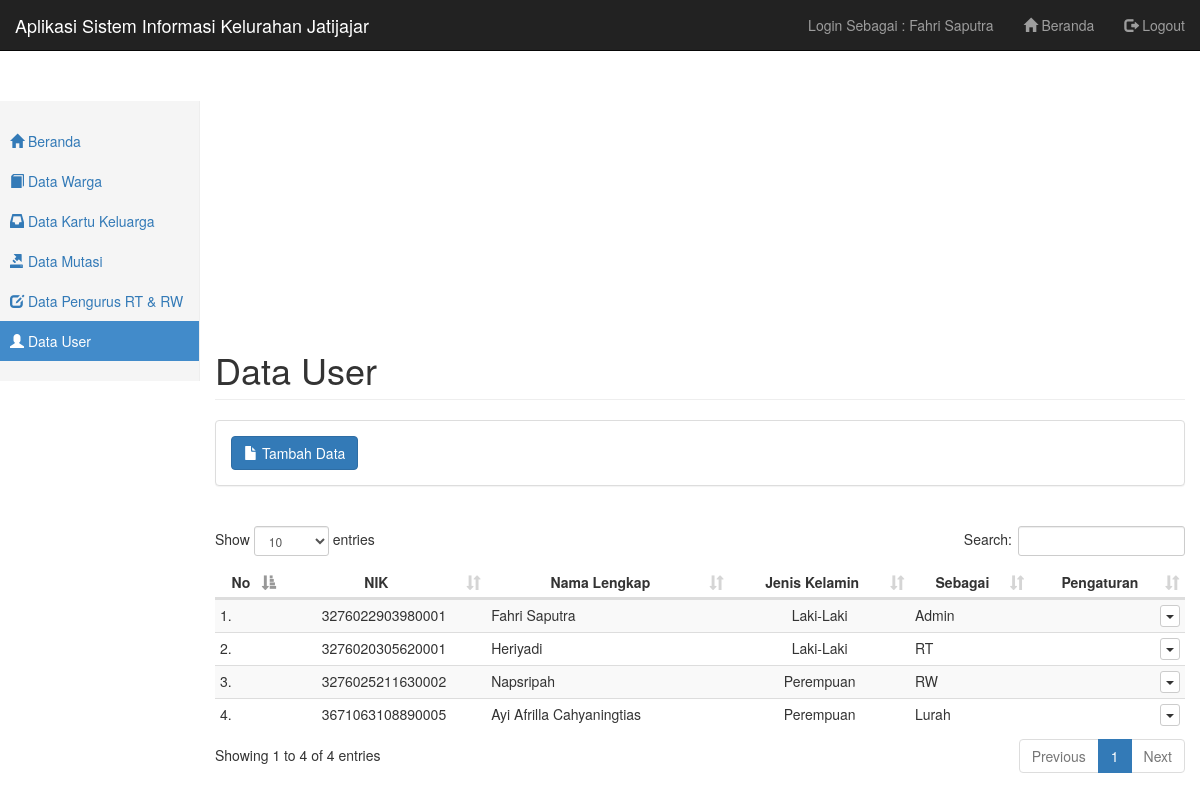
The app's page /pages/user/index.php (signed in) with its own data.
### tables this page shows
CREATE TABLE IF NOT EXISTS `warga` (
`id_warga` int(11) NOT NULL,
  `nik_warga` varchar(16) NOT NULL,
  `nama_warga` varchar(45) NOT NULL,
  `tempat_lahir_warga` varchar(30) NOT NULL,
  `tanggal_lahir_warga` date NOT NULL,
  `jenis_kelamin_warga` enum('L','P') NOT NULL,
  `alamat_ktp_warga` text NOT NULL,
  `alamat_warga` text NOT NULL,
  `desa_kelurahan_warga` varchar(30) NOT NULL,
  `kecamatan_warga` varchar(30) NOT NULL,
  `kabupaten_kota_warga` varchar(30) NOT NULL,
  `provinsi_warga` varchar(30) NOT NULL,
  `negara_warga` varchar(30) NOT NULL,
  `rt_warga` varchar(3) NOT NULL,
  `rw_warga` varchar(3) NOT NULL,
  `agama_warga` enum('Islam','Kristen','Katholik','Hindu','Budha','Konghucu') NOT NULL,
  `pendidikan_terakhir_warga` varchar(20) NOT NULL,
  `pekerjaan_warga` varchar(20) NOT NULL,
  `status_perkawinan_warga` enum('Kawin','Tidak Kawin') NOT NULL,
  `status_warga` enum('Tetap','Kontrak') NOT NULL,
  `level_warga` varchar(15) NOT NULL,
  `username_warga` varchar(20) NOT NULL,
  `password_warga` varchar(255) NOT NULL,
  `id_user` int(11) NOT NULL,
  `created_at` timestamp NOT NULL DEFAULT CURRENT_TIMESTAMP ON UPDATE CURRENT_TIMESTAMP,
  `updated_at` timestamp NOT NULL DEFAULT '0000-00-00 00:00:00',
  `tampil` varchar(2) NOT NULL
);

### pages/user/data-index.php (called while the page is built)
<?php
include('../../config/koneksi.php');
$query = "SELECT * FROM warga WHERE level_warga='RT' OR level_warga='RW' OR level_warga='Lurah' OR level_warga='Admin'";
$hasil = mysqli_query($db, $query);
$data_warga = array();
while ($row = mysqli_fetch_assoc($hasil)) {
  $data_warga[] = $row;
}

### pages/user/index.php (the view, shortened to what this page needs)
<?php include('../_partials/top.php') ?>
<h1 class="page-header">Data User</h1>
<?php include('_partials/menu.php') ?>
<?php include('data-index.php') ?>
<?php include('../dasbor/data-index.php') ?>
<table class="table table-striped table-condensed table-hover" id="datatable">
  <thead>
    <tr>
      <th><center>No</center></th>
      <th><center>NIK</center></th>
      <th><center>Nama Lengkap</center></th>
      <th><center>Jenis Kelamin</center></th>
      <th><center>Sebagai</center></th>
      <th><center>Pengaturan</center></th>
    </tr>
  </thead>
  <tbody>
    <?php $nomor = 1; ?>
    <?php foreach ($data_warga as $warga) : ?>
    <tr>
      <td><?php echo $nomor++ ?>.</td>
      <td><center><?php echo $warga['nik_warga'] ?></center></td>
      <td><?php echo $warga['nama_warga'] ?></td>
      <td><center><?php echo $warga['jenis_kelamin_warga'] == 'L' ? 'Laki-Laki' : 'Perempuan';?></center></td>
      <td><?php echo $warga['level_warga'] ?></td>
      <td>
        <div class="btn-group pull-right">
          <button type="button" class="btn btn-default btn-xs dropdown-toggle" data-toggle="dropdown" aria-expanded="true">
          <span class="caret"></span>
          </button>
        </div>
      </td>
    </tr>
    <?php endforeach ?>
  </tbody>
</table>
<?php include('../_partials/bottom.php') ?>

### pages/_partials/top.php (shortened to what this page needs)
<!DOCTYPE html>
<html lang="en">
  <head>
    <link href="../../assets/css/bootstrap.min.css" rel="stylesheet">
    <link href="../../assets/css/dataTables.bootstrap.min.css" rel="stylesheet">
    <link href="../../assets/css/dashboard.css" rel="stylesheet">
    <link href="../../assets/css/daterangepicker.css" rel="stylesheet">
    <link href="../../assets/lib/lightbox/css/lightbox.min.css" rel="stylesheet">
    <link rel="stylesheet" href="../../assets/css/bootstrap-select.min.css">
    <link rel="stylesheet" href="../../aset/fa/css/font-awesome.css">
    <link rel="stylesheet" href="../../aset/plugins/select2/select2.min.css">
    <link rel="stylesheet" href="../../aset/assets/picker.css">
    <link rel="stylesheet" href="../../assets/vendor/bootstrap/css/bootstrap.min.css">
    <link href="../../assets/vendor/fonts/circular-std/style.css" rel="stylesheet">
    <link rel="stylesheet" href="../../assets/libs/css/style.css">
    <link rel="stylesheet" href="../../assets/vendor/fonts/fontawesome/css/fontawesome-all.css">
    <link rel="stylesheet" href="../../assets/vendor/datepicker/tempusdominus-bootstrap-4.css" />
  </head>
  <body>
    <?php include('../_partials/navbar.php') ?>
    <div class="container-fluid">
      <div class="row">
        <div class="col-sm-3 col-md-2 sidebar">
          <?php include('../_partials/sidebar.php') ?>
        </div>
        <div class="col-sm-9 col-sm-offset-3 col-md-10 col-md-offset-2 main">

### pages/_partials/navbar.php (shortened to what this page needs)
<nav class="navbar navbar-inverse navbar-fixed-top">
  <div class="container-fluid">
    <div class="navbar-header">
      <a class="navbar-brand" href="../dasbor">Aplikasi Sistem Informasi Kelurahan Jatijajar</a>
    </div>
    <div id="navbar" class="navbar-collapse collapse">
      <ul class="nav navbar-nav navbar-right">
        <p class="navbar-text">Login Sebagai : <?php echo $_SESSION['warga']['nama_warga'] ?></p>
        <li><a href="../dasbor"><i class="glyphicon glyphicon-home"></i> Beranda</a></li>
        <li><a href="../login/logout.php"><i class="glyphicon glyphicon-log-out"></i> Logout</a></li>
      </ul>
    </div>
  </div>
</nav>

### pages/_partials/sidebar.php (shortened to what this page needs)
<?php
function is_active($page) {
  $uri = "$_SERVER[REQUEST_URI]";
  if (strpos($uri, $page)) {
    echo 'active';
  }
}
?>
<ul class="nav nav-sidebar">
  <li class="<?php is_active('dasbor'); ?>">
    <a href="../dasbor"><i class="glyphicon glyphicon-home"></i> Beranda</a>
  </li>
</ul>
<ul class="nav nav-sidebar">
  <?php if ($_SESSION['warga']['level_warga'] != 'RW' && $_SESSION['warga']['level_warga'] != 'Lurah' && $_SESSION['warga']['level_warga'] != 'Warga'): ?>
  <li class="<?php is_active('warga'); ?>">
    <a href="../warga"><i class="glyphicon glyphicon-book"></i> Data Warga</a>
  </li>
<?php endif; ?>
<?php if ($_SESSION['warga']['level_warga'] != 'Warga'): ?>
  <li class="<?php is_active('kartu-keluarga'); ?>">
    <a href="../kartu-keluarga"><i class="glyphicon glyphicon-inbox"></i> Data Kartu Keluarga</a>
  </li>
<?php endif; ?>
  <?php if ($_SESSION['warga']['level_warga'] != 'RW' && $_SESSION['warga']['level_warga'] != 'Warga'): ?>
  <li class="<?php is_active('mutasi'); ?>">
    <a href="../mutasi"><i class="glyphicon glyphicon-export"></i> Data Mutasi</a>
  </li>
<?php endif; ?>
  <?php if ($_SESSION['warga']['level_warga'] != 'Warga'): ?>
  <li class="<?php is_active('pengurus'); ?>">
    <a href="../pengurus"><i class="glyphicon glyphicon-edit"></i> Data Pengurus RT & RW</a>
  </li>
<?php endif; ?>
<?php if ($_SESSION['warga']['level_warga'] != 'RT' && $_SESSION['warga']['level_warga'] != 'RW' && $_SESSION['warga']['level_warga'] != 'Lurah' && $_SESSION['warga']['level_warga'] != 'Warga'): ?>
  <li class="<?php is_active('user'); ?>">
    <a href="../user"><i class="glyphicon glyphicon-user"></i> Data User</a>
  </li>
<?php endif; ?>
</ul>

### pages/user/_partials/menu.php
<div class="panel panel-default">
  <div class="panel-body">
    <div class="row">
      <?php if ($_SESSION['warga']['level_warga'] != 'RT' && $_SESSION['warga']['level_warga'] != 'RW' && $_SESSION['warga']['level_warga'] != 'Lurah' && $_SESSION['warga']['level_warga'] != 'Warga'): ?>
      <div class="col-md-2">
        <a href="create.php" class="btn btn-primary">
          <i class="glyphicon glyphicon-file"></i> Tambah Data
        </a>
      </div>
      <?php endif; ?>
    </div>
  </div>
</div>
<br>

### pages/_partials/bottom.php (shortened to what this page needs)
        </div>
      </div>
    </div>
  </body>
</html>

### assets/css/dashboard.css (style rules this page uses)
body { padding-top: 50px; }
.navbar-fixed-top { border: 0; }
.sidebar { display: none; }
@media (min-width: 768px) { .sidebar { position: fixed; top: 51px; bottom: 0; left: 0; z-index: 1000; display: block; padding: 20px; overflow-x: hidden; overflow-y: auto; background-color: #f5f5f5; border-right: 1px solid #eee; } }
.nav-sidebar { margin-right: -21px; margin-bottom: 20px; margin-left: -20px; }
.nav-sidebar > li > a { padding-right: 20px; padding-left: 20px; }
.nav-sidebar > .active > a, .nav-sidebar > .active > a:hover, .nav-sidebar > .active > a:focus { color: #fff; background-color: #428bca; }
.main { padding: 20px; }
@media (min-width: 768px) { .main { padding-right: 40px; padding-left: 40px; } }
.main .page-header { margin-top: 0; }

### records on screen
warga: nik_warga "3276022903980001", nama_warga "Fahri Saputra", jenis_kelamin_warga "Laki-Laki", level_warga "Admin"
warga: nik_warga "3276020305620001", nama_warga "Heriyadi", jenis_kelamin_warga "Laki-Laki", level_warga "RT"
warga: nik_warga "3276025211630002", nama_warga "Napsripah", jenis_kelamin_warga "Perempuan", level_warga "RW"
warga: nik_warga "3671063108890005", nama_warga "Ayi Afrilla Cahyaningtias", jenis_kelamin_warga "Perempuan", level_warga "Lurah"

### other values on screen
$_SESSION['warga']['nama_warga'] "Fahri Saputra"
